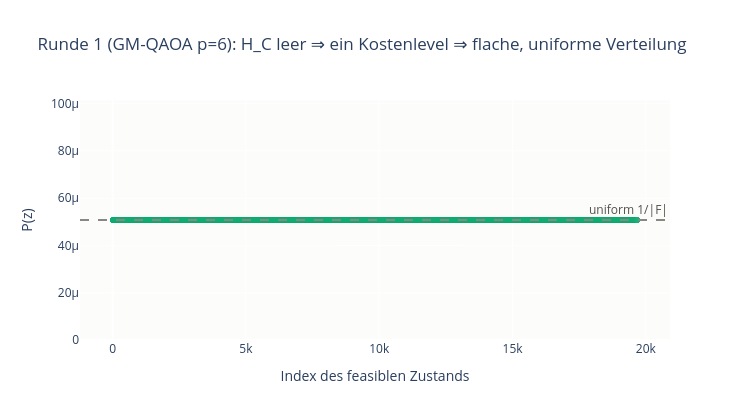

This figure's notebook cell:
### Markdown cell above
### Runde 1 ohne Outage: die Verteilung bleibt uniform

**Woher (k)eine Kostenstruktur kommt:** Die Runde-1-Diagonale enthält nur die *direkten* (z-only) Kosten, und davon gibt es genau einen Term — den **Resiliency-Erlös von −225 \$ pro bedientem Outage-Slot** (`y=1`, siehe `qc/instance.py::direct_costs`). Er ist der einzige Kostenanteil, der allein von einem Bit abhängt und nicht von den kontinuierlichen Leistungswerten. Alles andere (ToU-Energie, Demand Charge, Export-Erlös) hängt von `x` ab und kommt erst ab Runde 2 über Benders-Cuts in $H_C$.

**Beide Slots online** ⇒ das `y`-Bit ist per Feasibility überall auf 0 gepinnt ⇒ der Resiliency-Term entfällt ⇒ alle direkten Kosten sind 0 ⇒ $E \equiv 0$ ⇒ die Kostenphase $e^{-i\gamma E}$ ist die Identität. Der Mixer angewandt auf den uniformen Zustand ergibt nur eine globale Phase ($\psi_z = \mathrm{mean}(\psi)$ für alle $z$). Es gibt nichts zu unterscheiden — die Verteilung bleibt exakt uniform, $P(z) = 1/729$.

Das ist **kein Bug**, sondern der Ausgangspunkt: Runde 1 hat ohne Outage schlicht noch keine Kosteninformation. Die kommt erst mit dem ersten Cut aus dem Gurobi-Subproblem — und macht dann, wie unten zu sehen, aus der flachen Verteilung ein mit den Kosten abfallendes Spektrum. (Der Kontrast *mit* Outage — zwei Kostenlevel schon in Runde 1 — steht in `visualize_outage.ipynb`.)

### Code cell
import plotly.graph_objects as go

probs_r1 = gm_qaoa(costs1, p=6)
print("Runde 1:", np.unique(np.round(probs_r1, 12)), "= 1/", len(feas), "überall (uniform)")
print("max |P - 1/|F||  =", float(np.abs(probs_r1 - 1 / len(feas)).max()), "-> keine Amplifikation")

idx = np.arange(len(feas))
fig = go.Figure()
fig.add_hline(y=1 / len(feas), line_dash="dash", line_color="#898781",
              annotation_text="uniform 1/|F|", annotation_font_color="#52514e")
fig.add_scatter(x=idx, y=probs_r1, mode="markers",
                marker=dict(color="#1baf7a", size=5), name="P(z), Runde 1")
fig.update_layout(
    title="Runde 1 (GM-QAOA p=6): H_C leer ⇒ ein Kostenlevel ⇒ flache, uniforme Verteilung",
    xaxis_title="Index des feasiblen Zustands", yaxis_title="P(z)",
    yaxis=dict(range=[0, 2 / len(feas)]),
    width=750, height=420, plot_bgcolor="#fcfcfb",
)
fig.show()

### Figure 1 — Plotly figure (JSON) as saved in the notebook; plotly's stock layout.template omitted (floating-point values rounded to 4 significant figures; data arrays with more than 128 entries replaced by an {"elided": "..."} marker saying what was removed)
{"data": [{"marker": {"color": "#1baf7a", "size": 5}, "mode": "markers", "name": "P(z), Runde 1", "type": "scatter", "x": {"elided": "19683 int values"}, "y": {"elided": "19683 float values"}}], "layout": {"annotations": [{"font": {"color": "#52514e"}, "showarrow": false, "text": "uniform 1/|F|", "x": 1, "xanchor": "right", "xref": "x domain", "y": 5.081e-05, "yanchor": "bottom", "yref": "y"}], "height": 420, "plot_bgcolor": "#fcfcfb", "shapes": [{"line": {"color": "#898781", "dash": "dash"}, "type": "line", "x0": 0, "x1": 1, "xref": "x domain", "y0": 5.081e-05, "y1": 5.081e-05, "yref": "y"}], "title": {"text": "Runde 1 (GM-QAOA p=6): H_C leer ⇒ ein Kostenlevel ⇒ flache, uniforme Verteilung"}, "width": 750, "xaxis": {"title": {"text": "Index des feasiblen Zustands"}}, "yaxis": {"range": [0, 0.0001016], "title": {"text": "P(z)"}}}}
